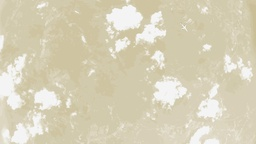
#> input picture plane-shifted.jpg, 256 x 144 px, shrunk from 1920 x 1080 before the run
$ python shifter-3.py plane-shifted.jpg
#> lines starting #> are read from the running program, lines starting #| are printed output that depends on the picture
from PIL import Image
import numpy
import sys

class Shifter:
    def __init__(self, fileName, numSplits = 8, color1 = "#000000", color2 = "#ffffff"):
#> called with fileName = 'plane-shifted.jpg', numSplits = 12, color1 = '#c0b283', color2 = '#f4f4f4'
        self.fileName = fileName
        self.numSplits = numSplits
        self.color1 = color1.replace("#", "")
        self.color2 = color2.replace("#", "")
        self.img = Image.open(fileName).convert('L')
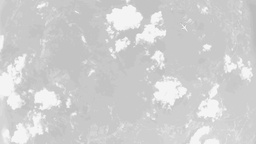
#> self.img: PIL image 256x144 L; min 182, max 253, mean 208.3
        self.arr = numpy.array(self.img)
        self.dual = numpy.zeros((self.arr.shape[0], self.arr.shape[1], 3), dtype=numpy.uint8)
        self.splits = [(0,0,0)] * self.numSplits
        print("Shifter running...")

    def convertRGB(self):
        self.color1RGB = (int(self.color1[0:2], 16), int(self.color1[2:4], 16), int(self.color1[4:6], 16))
        # print(self.color1RGB)
        self.color2RGB = (int(self.color2[0:2], 16), int(self.color2[2:4], 16), int(self.color2[4:6], 16))
        # print(self.color2RGB)

    def createSplits(self):
        redSplits = numpy.linspace(self.color1RGB[0], self.color2RGB[0], self.numSplits)
        redSplits = [int(i) for i in redSplits]
        greSplits = numpy.linspace(self.color1RGB[1], self.color2RGB[1], self.numSplits)
        greSplits = [int(i) for i in greSplits]
        bluSplits = numpy.linspace(self.color1RGB[2], self.color2RGB[2], self.numSplits)
        bluSplits = [int(i) for i in bluSplits]
        for i in range(self.numSplits):
            self.splits[i] = (redSplits[i], greSplits[i], bluSplits[i])
        self.splits[0] = (67, 67, 67) # if you want a dark background
        # self.splits[1] = (127, 127, 127)
        # print(self.splits)

    def dualTone(self):
        increment = int(255 / self.numSplits)
        indexes = [0] * self.numSplits
        for i in range(self.numSplits):
            indexes[i] = increment * i
        # print(indexes)

        for i in range(int(self.arr.shape[0])):
            for j in range(self.arr.shape[1]):
                self.arr[i, j] = int(self.arr[i, j] / increment) * increment # round into splits

                # edge case, might not exist
                if self.arr[i, j] == increment * self.numSplits:
                    self.arr[i, j] = increment * (self.numSplits - 1)

                self.dual[i, j, 0] = self.splits[indexes.index(self.arr[i, j])][0]
                self.dual[i, j, 1] = self.splits[indexes.index(self.arr[i, j])][1]
                self.dual[i, j, 2] = self.splits[indexes.index(self.arr[i, j])][2]
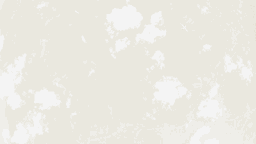
#> self.dual: shape (144, 256, 3); mean of channels 0, 1, 2 235.9, 234.3, 227; drawn as R, G, B

    def createImage(self):
        Image.fromarray(self.dual, 'RGB').save(self.fileName[:-4] + "-shifted.jpg")

    def run(self):
        self.convertRGB()
        self.createSplits()
        self.dualTone()
        self.createImage()


sh = Shifter(sys.argv[1], 12, "#c0b283", "#f4f4f4")
sh.run()
